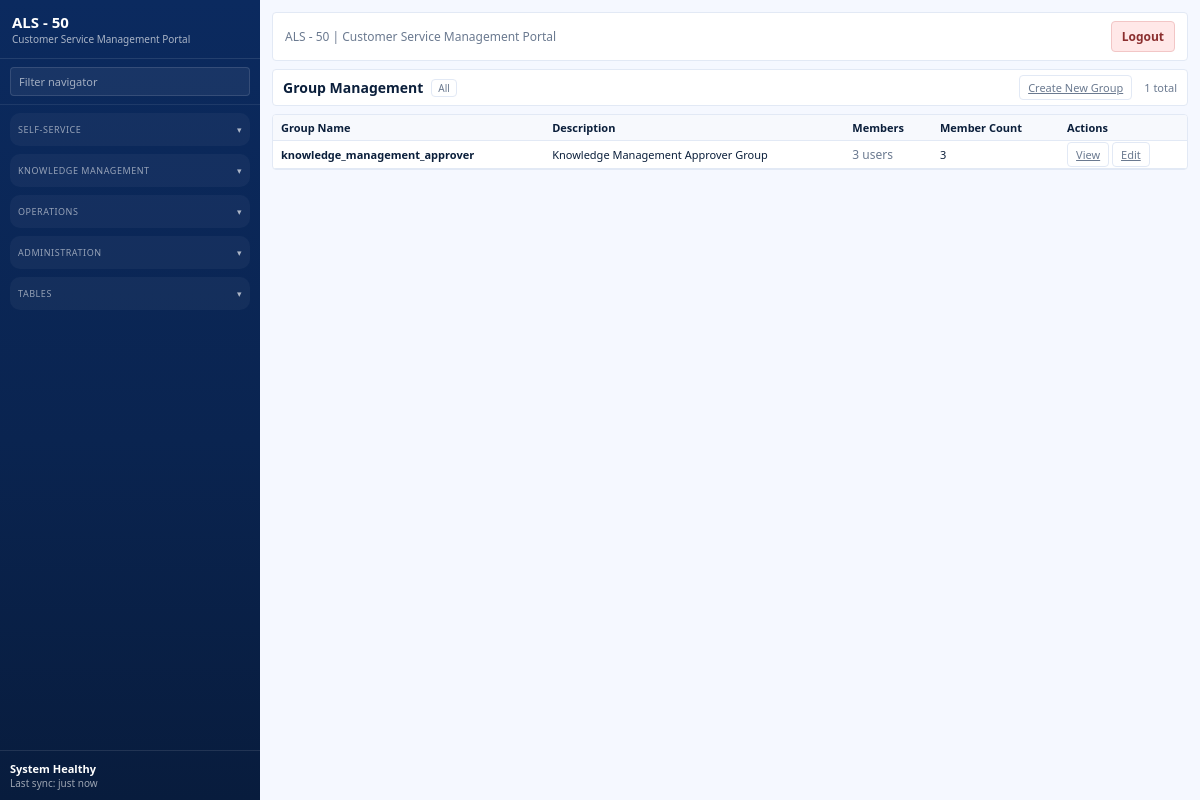
/admin/groups, run on the app's committed database.
### models/admin.py (models this page shows)
class Group(Base):
    __tablename__ = "groups"
    id = Column(Integer, primary_key=True, index=True)
    name = Column(String(100), unique=True, nullable=False)
    description = Column(String(500), default="")
    user_ids = Column(JSON, default=list)
    member_count = Column(Integer, default=0)
    data = Column(JSON, default=dict, nullable=False)
    created_at = Column(DateTime(timezone=True), server_default=func.now(), nullable=False)

### routers/admin.py (the view)
@router.get("/admin/groups")
def groups_list_page(request: Request, db: Session = Depends(get_db)):
    page = int(request.query_params.get("page", 1))
    db_groups = db.query(Group).order_by(Group.id).all()
    all_groups = [
        {
            "id": group.id,
            "name": group.name,
            "description": group.description,
            "user_ids": group.user_ids,
            "member_count": group.member_count,
        }
        for group in db_groups
    ]
    pagination = paginate(all_groups, page=page, per_page=50)
    context = build_template_context(request, groups=pagination["items"], pagination=pagination)
    return templates.TemplateResponse(request, "groups_list.html", context)

### templates/groups_list.html (shortened to what this page needs)
{% extends "base.html" %}
{% block content %}
<section class="list-shell">
  <div class="list-bar">
    <div class="list-title">
      <h1>Group Management</h1>
      <span class="pill">All</span>
    </div>
    <div class="list-controls">
      <div class="list-actions">
        <a class="ghost small" href="/admin/groups/new">Create New Group</a>
      </div>
      <span class="list-meta">{{ pagination.total }} total</span>
    </div>
  </div>
  <div class="list-card">
    <table class="table dense clickable">
      <thead>
        <tr>
          <th>Group Name</th>
          <th>Description</th>
          <th>Members</th>
          <th>Member Count</th>
          <th>Actions</th>
        </tr>
      </thead>
      <tbody>
        {% for group in groups %}
        <tr onclick="window.location.href='/admin/groups/{{ group.id }}';" style="cursor: pointer;">
          <td><strong>{{ group.name }}</strong></td>
          <td>{{ group.description or "-" }}</td>
          <td>
            {% if group.user_ids and group.user_ids|length > 0 %}
              <span style="font-size: 12px; color: var(--si-muted);">{{ group.user_ids|length }} user{{ "s" if group.user_ids|length != 1 else "" }}</span>
            {% else %}
              <span style="font-size: 12px; color: var(--si-muted);">No members</span>
            {% endif %}
          </td>
          <td>
            <span class="badge secondary">{{ group.member_count }}</span>
          </td>
          <td onclick="event.stopPropagation();">
            <a class="ghost small" href="/admin/groups/{{ group.id }}">View</a>
            <a class="ghost small" href="/admin/groups/{{ group.id }}/edit">Edit</a>
          </td>
        </tr>
        {% endfor %}
      </tbody>
    </table>
  </div>
</section>
{% endblock %}

### static/css/styles.css (style rules this page uses)
:root { --si-bg: #f5f8ff; --si-panel: #ffffff; --si-surface: #f6f9ff; --si-sidebar: #0f2e63; --si-sidebar-accent: #113a7a; --si-primary: #2b74d6; --si-primary-2: #1c59b3; --si-secondary: #0f172a; --si-text: #0b1f3b; --si-muted: #6b7a90; --si-card: #ffffff; --si-border: #e2e9f5; --si-shadow: 0 12px 28px rgba(15, 40, 90, 0.08); --si-shadow-soft: 0 6px 16px rgba(15, 40, 90, 0.06); }
* { box-sizing: border-box; }
body.si-app { background: var(--si-bg); font-family: "IBM Plex Sans", "Segoe UI", sans-serif; color: var(--si-text); margin: 0; font-size: 13px; }
.list-shell { display: grid; gap: 8px; }
.list-bar, .list-footer { background: #ffffff; border: 1px solid var(--si-border); border-radius: 4px; padding: 5px 10px; display: flex; align-items: center; justify-content: space-between; font-size: 12px; }
.list-title { display: flex; align-items: center; gap: 8px; flex-wrap: wrap; }
.list-title h1 { margin: 0; font-size: 14px; }
.pill { background: transparent; border: 1px solid var(--si-border); color: var(--si-muted); padding: 1px 6px; border-radius: 4px; font-size: 10px; }
.list-controls { display: flex; align-items: center; gap: 12px; }
.list-actions { display: flex; gap: 6px; }
.list-card { background: #ffffff; border: 1px solid var(--si-border); border-radius: 4px; box-shadow: none; overflow: hidden; }
.list-meta { color: var(--si-muted); font-size: 11px; }
.table { width: 100%; border-collapse: collapse; }
.table th, .table td { text-align: left; padding: 5px 8px; border-bottom: 1px solid var(--si-border); font-size: 11px; }
.table th { background: #f7f9fd; font-weight: 600; }
.ghost, .small { border-radius: 4px; border: 1px solid var(--si-border); padding: 4px 8px; background: #ffffff; color: var(--si-muted); cursor: pointer; font-size: 11px; }

### data on the page
Group: name "knowledge_management_approver", description "Knowledge Management Approver Group", user_ids|length "3", user_ids "s", member_count "3"

### other printed values
{{ pagination.total }} "1"
